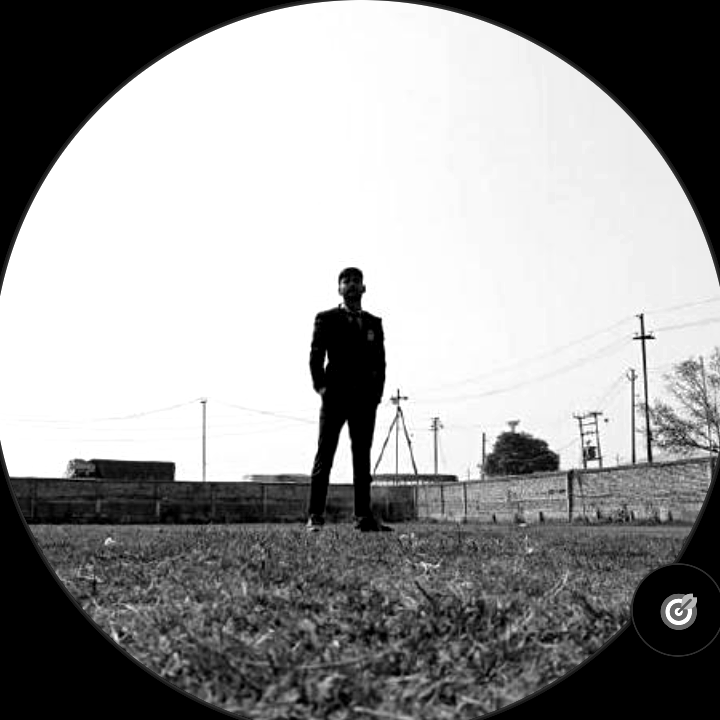
#> input picture profile_source (4).png, 720 x 720 px
$ python ascii_scan_generator.py 'profile_source (4).png'
#> lines starting #> are read from the running program, lines starting #| are printed output that depends on the picture
"""
ascii_scan_generator_v3.py

Converts a photo into an animated "terminal scan" ASCII-art SVG, built for
embedding in a GitHub profile README (github.com/<username>/<username>).

v3 changes from v2:
  - Proper CLI (argparse) instead of positional-only sys.argv — you can now
    tweak columns, font size, colors, title text, and timing without
    touching the code.
  - Auto-generates the terminal title ("user@github:~$ ./scan --target=...")
    from your GitHub username + the input filename, or you can override it.
  - Clear error handling: missing file / bad image now prints a readable
    message instead of a raw traceback.
  - Output size (COLS) is validated so you can't accidentally pass 0 or a
    negative value and get a divide-by-zero.
  - Same visual style as v2: white/silver ASCII glyphs with a soft glow,
    macOS-style terminal chrome, blinking cursor, CRT scanline overlay, and
    a cyan accent reserved for the chrome/border/scan-beam only.

Usage:
    python3 ascii_scan_generator_v3.py path/to/photo.jpg assets/ascii-scan.svg

    # common overrides
    python3 ascii_scan_generator_v3.py photo.jpg out.svg --user kartiktiwari --cols 110

Requires: Pillow (pip install pillow)
"""

import argparse
import sys
from pathlib import Path

try:
    from PIL import Image, UnidentifiedImageError
except ImportError:
    sys.exit("Missing dependency. Install it with:  pip install pillow")

# ---- Fixed layout constants -------------------------------------------
CHAR_W_RATIO = 0.58   # monospace glyph width/height ratio
CHROME_H = 28          # terminal title-bar height in px
PADDING = 14           # inner padding around the ascii art
DEFAULT_CHARSET = " .:-=+*#%@"   # sparse -> dense
# ------------------------------------------------------------------------


def lerp(a, b, t):
    return a + (b - a) * t


def pixel_to_char_and_color(v, charset, solid_color=None):
    """v: brightness 0-255. Returns (char, css_color).
    Darker source pixels (subject/hair/clothing) map to denser characters
    so the person reads clearly against the dark background.

    If solid_color is given, every glyph uses that one color (e.g. pure
    white) — only the character density varies, not the color. Otherwise
    falls back to the old gray-to-white gradient (sparse=dim, dense=bright).
    """
    inv = 255 - v
    idx = int((inv / 255) * (len(charset) - 1))
    ch = charset[idx]

    if solid_color:
        return ch, solid_color

    t = inv / 255
    g = int(lerp(90, 255, t))
    return ch, f"rgb({g},{g},{g})"


def image_to_ascii_grid(path, cols):
    try:
        im = Image.open(path).convert("L")
    except FileNotFoundError:
        sys.exit(f"Error: couldn't find input image '{path}'")
    except UnidentifiedImageError:
        sys.exit(f"Error: '{path}' doesn't look like a valid image file")

    w, h = im.size
    rows = max(1, round(cols * CHAR_W_RATIO * (h / w)))
    im_small = im.resize((cols, rows))
    pixels = list(im_small.getdata())
    grid = [pixels[r * cols:(r + 1) * cols] for r in range(rows)]
    return grid, cols, rows


def build_svg(grid, cols, rows, args):
    font_size = args.font_size
    char_w = font_size * CHAR_W_RATIO
    line_h = font_size * 1.15

    art_w = cols * char_w
    art_h = rows * line_h

    svg_w = art_w + PADDING * 2
    svg_h = art_h + PADDING * 2 + CHROME_H

    scan_delay_step = (args.scan_duration * 0.7) / max(rows, 1)
    total_cycle = args.scan_duration + args.loop_pause

    style = f"""
    <style>
      .bgrect {{ fill: {args.bg}; }}
      .chrome {{ fill: #161b22; }}
      .dot {{ }}
      .title {{
        font-family: 'Courier New', ui-monospace, monospace;
        font-size: 11px;
        fill: #8b949e;
      }}
      text.ascii {{
        font-family: 'Courier New', ui-monospace, monospace;
        font-size: {font_size}px;
        font-weight: 600;
        white-space: pre;
        text-shadow: 0 0 3px rgba(255,255,255,0.25);
      }}
      .row {{
        opacity: 0;
        animation: revealRow {total_cycle}s ease-in-out infinite;
      }}
      @keyframes revealRow {{
        0%   {{ opacity: 0; }}
        4%   {{ opacity: 1; text-shadow: 0 0 4px rgba(255,255,255,0.55); }}
        70%  {{ opacity: 1; }}
        88%  {{ opacity: 0.2; }}
        100% {{ opacity: 0; }}
      }}
      .scanline {{
        animation: moveScan {total_cycle}s linear infinite;
      }}
      @keyframes moveScan {{
        0%   {{ transform: translateY(-10px); opacity: 0; }}
        3%   {{ opacity: 1; }}
        68%  {{ transform: translateY({art_h - 4:.1f}px); opacity: 1; }}
        76%  {{ opacity: 0; }}
        100% {{ opacity: 0; transform: translateY(-10px); }}
      }}
      .cursor {{
        fill: {args.accent};
        animation: blink 1s steps(1) infinite;
      }}
      @keyframes blink {{
        0%, 49%   {{ opacity: 1; }}
        50%, 100% {{ opacity: 0; }}
      }}
      .crt {{
        fill: url(#crtLines);
        opacity: 0.5;
        mix-blend-mode: overlay;
      }}
      .frame {{
        fill: none;
        stroke: {args.accent};
        stroke-opacity: 0.4;
        stroke-width: 1.4;
      }}
      .statusText {{
        font-family: 'Courier New', ui-monospace, monospace;
        font-size: 9px;
        fill: {args.accent};
        animation: revealRow {total_cycle}s ease-in-out infinite;
        animation-delay: {args.scan_duration * 0.72:.2f}s;
      }}
    </style>
    """

    defs = f"""
    <defs>
      <linearGradient id="glow" x1="0" y1="0" x2="0" y2="1">
        <stop offset="0%" stop-color="{args.accent}" stop-opacity="0"/>
        <stop offset="50%" stop-color="{args.accent}" stop-opacity="0.6"/>
        <stop offset="100%" stop-color="{args.accent}" stop-opacity="0"/>
      </linearGradient>
      <pattern id="crtLines" width="4" height="4" patternUnits="userSpaceOnUse">
        <rect width="4" height="2" fill="black" fill-opacity="0"/>
        <rect y="2" width="4" height="1" fill="black" fill-opacity="0.35"/>
      </pattern>
    </defs>
    """

    parts = []
    parts.append(
        f'<svg xmlns="http://www.w3.org/2000/svg" width="{svg_w:.0f}" '
        f'height="{svg_h:.0f}" viewBox="0 0 {svg_w:.0f} {svg_h:.0f}" '
        f'role="img" aria-label="Animated ASCII scan portrait">'
    )
    parts.append(f'<title>{args.title}</title>')
    parts.append(style)
    parts.append(defs)

    # outer window
    parts.append('<rect class="bgrect" width="100%" height="100%" rx="10"/>')

    # title chrome bar
    parts.append(
        f'<path class="chrome" d="M0,10 a10,10 0 0 1 10,-10 h{svg_w-20:.0f} '
        f'a10,10 0 0 1 10,10 v{CHROME_H-10:.0f} h-{svg_w:.0f} z"/>'
    )
    dot_y = CHROME_H / 2
    for i, col in enumerate(["#ff5f56", "#ffbd2e", "#27c93f"]):
        parts.append(f'<circle class="dot" cx="{14 + i*16}" cy="{dot_y:.0f}" r="4.5" fill="{col}"/>')
    parts.append(f'<text class="title" x="{svg_w/2:.0f}" y="{dot_y+4:.0f}" text-anchor="middle">{args.title}</text>')

    # ASCII rows (offset below chrome)
    y_off = CHROME_H + PADDING
    x_off = PADDING
    for r, row in enumerate(grid):
        y = y_off + (r + 1) * line_h
        delay = r * scan_delay_step
        row_chars = [pixel_to_char_and_color(v, args.charset, args.text_color) for v in row]

        tspans_list = []
        cur_color = None
        cur_text = ""
        for ch, color in row_chars:
            if color != cur_color:
                if cur_text:
                    tspans_list.append((cur_color, cur_text))
                cur_color = color
                cur_text = ch
            else:
                cur_text += ch
        if cur_text:
            tspans_list.append((cur_color, cur_text))

        tspan_str = "".join(
            f'<tspan fill="{color}">{text.replace(" ", "&#160;")}</tspan>'
            for color, text in tspans_list
        )
        parts.append(
            f'<text class="ascii row" x="{x_off}" y="{y:.1f}" '
            f'style="animation-delay:{delay:.3f}s">{tspan_str}</text>'
        )

    # scanning beam (glow line sweeping top -> bottom), clipped to art area
    parts.append(f'<g class="scanline" transform="translate(0,{y_off})">')
    parts.append(f'<rect x="{x_off}" y="0" width="{art_w:.0f}" height="2" fill="#ffffff"/>')
    parts.append(f'<rect x="{x_off}" y="-7" width="{art_w:.0f}" height="9" fill="url(#glow)"/>')
    parts.append('</g>')

    # status line + blinking cursor at bottom of art area
    status_y = y_off + art_h + 2
    parts.append(
        f'<text class="statusText" x="{x_off}" y="{status_y:.0f}">'
        f'scan complete: 100%</text>'
    )
    parts.append(
        f'<rect class="cursor" x="{x_off + 118}" y="{status_y-8:.0f}" width="6" height="10"/>'
    )

    # CRT scanline texture over the whole art area
    parts.append(f'<rect class="crt" x="{x_off}" y="{y_off}" width="{art_w:.0f}" height="{art_h:.0f}"/>')

    # outer frame
    parts.append(f'<rect class="frame" x="1" y="1" width="{svg_w-2:.0f}" height="{svg_h-2:.0f}" rx="10"/>')
    parts.append("</svg>")

    Path(args.output).parent.mkdir(parents=True, exist_ok=True)
    with open(args.output, "w") as f:
        f.write("\n".join(parts))


def parse_args():
    p = argparse.ArgumentParser(
        description="Convert a photo into an animated ASCII-scan SVG for a GitHub profile README."
    )
    p.add_argument("input", help="Path to the source photo (png/jpg)")
    p.add_argument("output", nargs="?", default="ascii-scan.svg",
                    help="Output SVG path (default: ascii-scan.svg)")
    p.add_argument("--user", default="kartik",
                    help="Username shown in the fake terminal prompt (default: kartik)")
    p.add_argument("--cols", type=int, default=100,
                    help="Number of ASCII columns / detail level (default: 100)")
    p.add_argument("--font-size", type=int, default=7, help="Glyph font size in px (default: 7)")
    p.add_argument("--accent", default="#36BCF7", help="Accent color for chrome/border/scan-beam")
    p.add_argument("--bg", default="#0D1117", help="Background color")
    p.add_argument("--charset", default=DEFAULT_CHARSET,
                    help="Characters from sparse to dense (default: ' .:-=+*#%%@')")
    p.add_argument("--text-color", default="#FFFFFF", dest="text_color",
                    help="Solid color for every glyph (default: pure white, #FFFFFF)")
    p.add_argument("--gradient", action="store_const", const=None, dest="text_color",
                    help="Use the old dim-gray-to-white fade instead of solid white")
    p.add_argument("--title", default=None,
                    help="Override the full terminal title text")
    p.add_argument("--scan-duration", type=float, default=4.2, dest="scan_duration",
                    help="Seconds for one scan pass (default: 4.2)")
    p.add_argument("--loop-pause", type=float, default=1.2, dest="loop_pause",
                    help="Pause in seconds before the animation loops (default: 1.2)")
    args = p.parse_args()

    if args.cols < 10:
        sys.exit("Error: --cols must be at least 10")
    if len(args.charset) < 2:
        sys.exit("Error: --charset needs at least 2 characters")

    if args.title is None:
        fname = Path(args.input).name
        args.title = f"{args.user}@github:~$ ./scan --target={fname}"

    return args


def main():
    args = parse_args()
    grid, cols, rows = image_to_ascii_grid(args.input, args.cols)
#> in image_to_ascii_grid, im is the input picture: PIL image 720x720 L; min 0, max 255, mean 152.5
#> in image_to_ascii_grid, `im_small = im.resize((cols, rows))`:
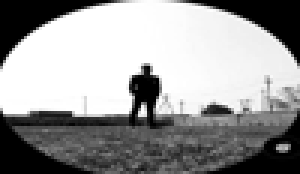
#> im_small: PIL image 100x58 L (shown 3 times larger); min 0, max 255, mean 152.6
#> in image_to_ascii_grid, `pixels = list(im_small.getdata())`: pixels = 5800 values, max 255 at index 138, min 0 at index 0, mean 152.6
#> in image_to_ascii_grid, `grid = [pixels[r * cols:(r + 1) * cols] for r in range(rows)]`: grid = 58 items
#> grid = 58 items; cols = 100; rows = 58
    build_svg(grid, cols, rows, args)
#> in build_svg, `art_w = cols * char_w`: art_w = 406
#> in build_svg, `art_h = rows * line_h`: art_h = 466.9
#> in build_svg, `svg_w = art_w + PADDING * 2`: svg_w = 434
#> in build_svg, `svg_h = art_h + PADDING * 2 + CHROME_H`: svg_h = 522.9
#> in build_svg, `scan_delay_step = (args.scan_duration * 0.7) / max(rows, 1)`: scan_delay_step = 0.0507
#> after the loop in build_svg, `for i, col in enumerate(["#ff5f56", "#ffbd2e", "#27c93f"]):`: parts = 9 items
#> the loop in build_svg, `for r, row in enumerate(grid):` made 58 passes
#> (y, delay) on passes 1 to 2: (50.05, 0), (58.1, 0.0507)
#> (y, delay) on pass 3: (66.15, 0.101)
    print(f"Wrote {args.output}  ({cols}x{rows} chars)")
#| Wrote ascii-scan.svg  (100x58 chars)


if __name__ == "__main__":
    main()
